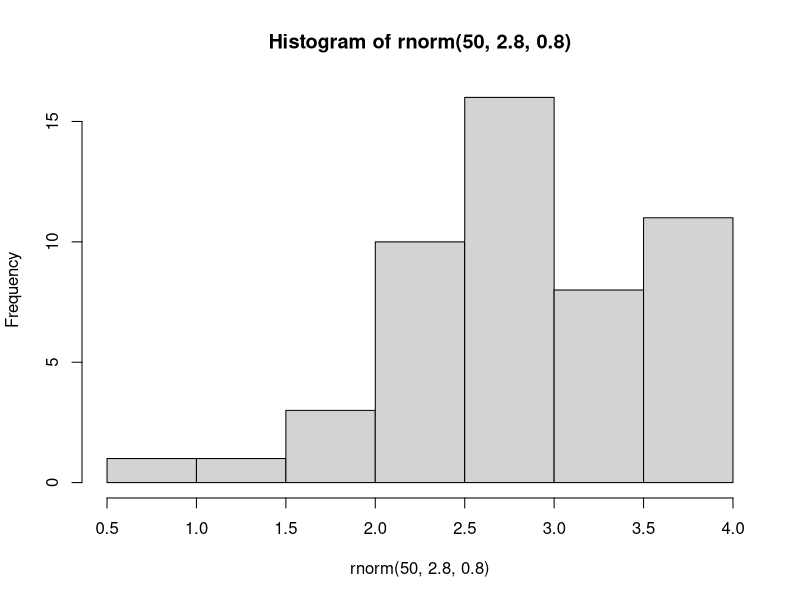
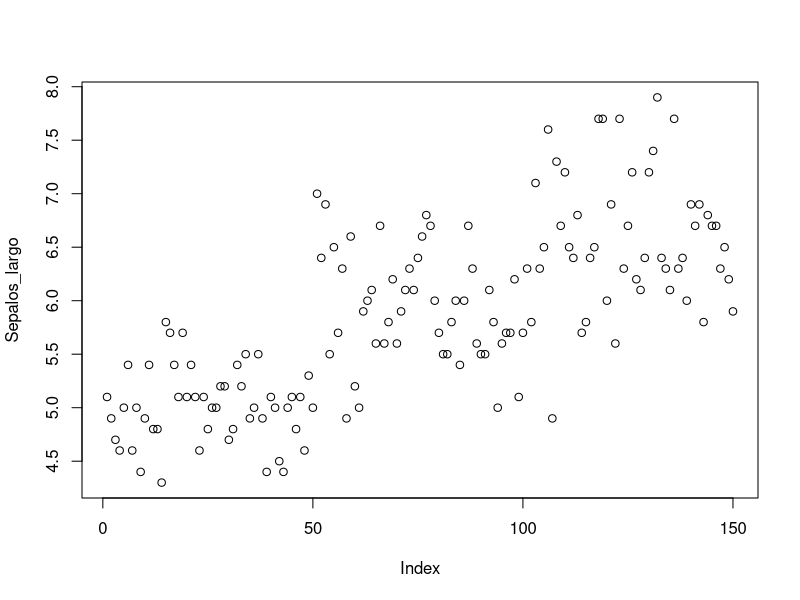
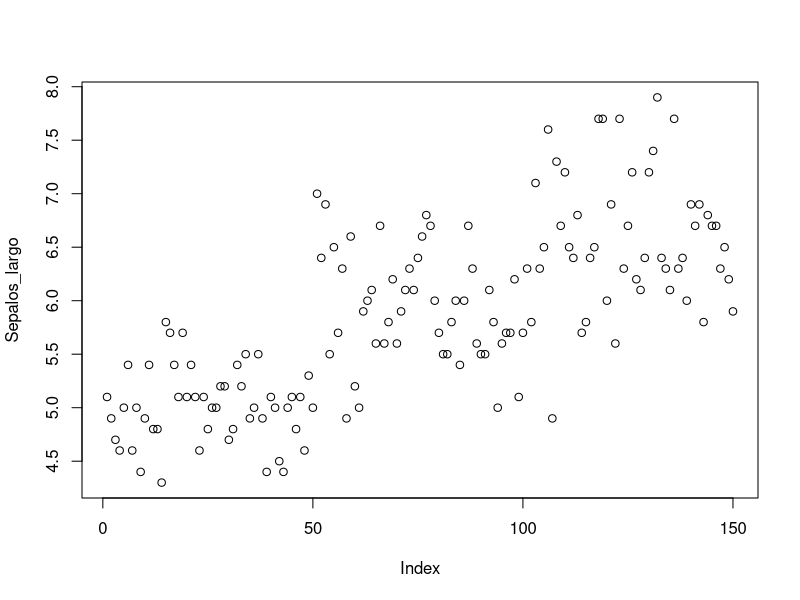
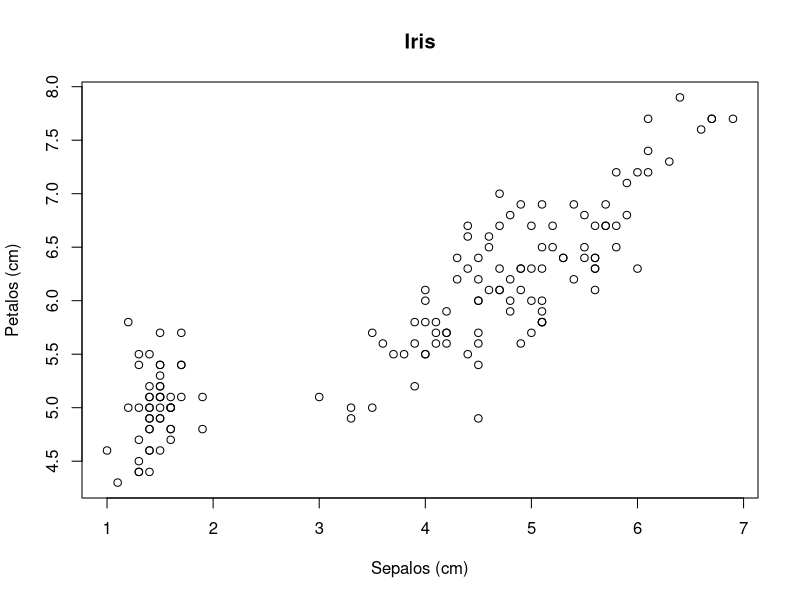
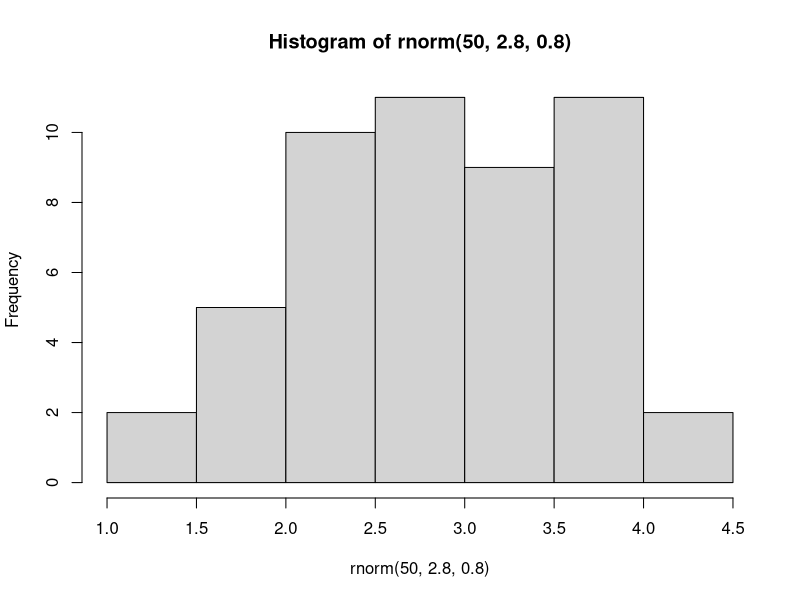
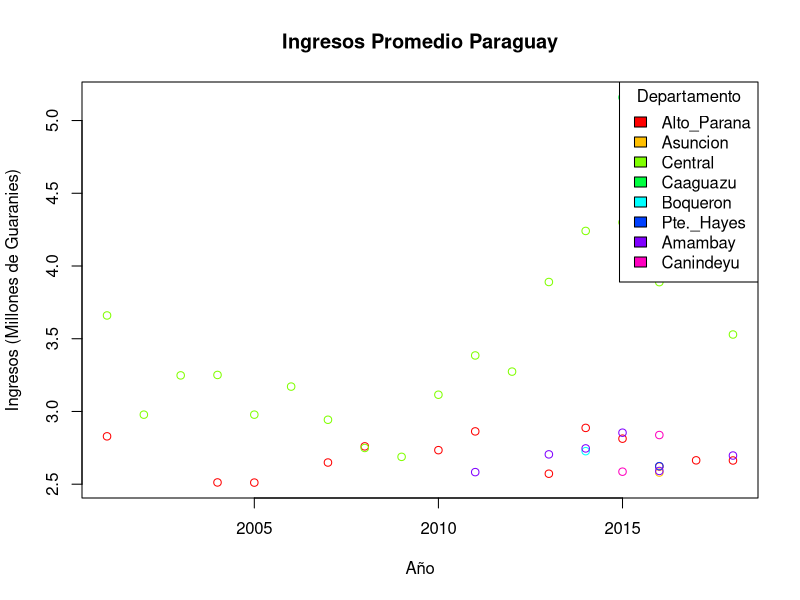

The R script that drew these images, in order:
## ---- chunk 1

###### Directorios de trabajo
#setwd("~/Users/lio/Git/Intro_R_2023")  #Mac
getwd() #Donde estamos trabajando?

# Comentarios
# comentario

## ---- chunk 2

#install.packages("tidyverse")
#install.packages("dplyr")
library(tidyverse)
library(dplyr) 
#update.packages() #actualiza todos los paquetes que tengas instalados

## ---- chunk 3
?print()
?lm #Busqueda Simple
??lm #Busqueda Amplia 
## ---- chunk 4
variable <- 42
variable
## ---- chunk 5
a <- 10
b <- 3
suma <- a + b
resta <- a - b
multiplicacion <- a * b
division <- a / b

print(suma)
division
## ---- chunk 6
x <- 5
y <- 10
resultado <- x > y
print(resultado)
## ---- chunk 7
condicion1 <- TRUE
condicion2 <- FALSE
resultado <- condicion1 & condicion2
print(resultado)
## ---- chunk 8

## Recuerda que R es un lenguaje sensible a mayúsculas y minúsculas
(10 + 2) * 5
x <- (10 + 2) * 5  # <- es equivalente a =
x <- NA
x <- c(8,9,10,12,14,10,13,10,9)

print(x)

## ---- chunk 9
# Ejemplos de vectores
numeric_vector <- c(1.5, 2.3, 4.0)
entero_vector <- c(1, 2, 3)
logico_vector <- c(TRUE, FALSE, TRUE)
caracteres_vector <- c("uno", "dos", "tres")

## ---- chunk 10
peso <- c(60, 72, 57, 90, 95, 72) 
altura <- c(1.75, 1.80, 1.65, 1.90, 1.74, 1.91)
imc <- peso/altura^2

print(imc)
## ---- chunk 11
X <- matrix(c(1, 2, 3, 11, 12, 13), nrow=2, ncol=3, byrow=TRUE, 
            dimnames=list(c("fila1", "fila2"), c("C.1", "C.2", "C.3")))

X

X <- matrix(c(10, 10, 10, 10, 10, 10), nrow=2, ncol=3, byrow=TRUE, 
            dimnames=list(c("fila1", "fila2"), c("C.1", "C.2", "C.3")))

## ---- chunk 12
rownames(X) #nombre de filas
colnames(X) #nombre de columnas
nrow(X) #Numero de filas
ncol(X) #numero de columnas
dim(X) #dimensiones
t(X) #trasponer
## ---- chunk 13
C.4 <- c(100, 1000) #crear vector para 4ta columna 
X1 <- cbind(X, C.4) #Agregar 4ta columna a X
fila3 <- c(10, 100, 1000) #crear fila 3
X2 <- rbind(X, fila3) #agregar fila 3 a X

X2
## ---- chunk 14
#Donde se fue la Columna 4 (C.4)?
X2 <- rbind(X, fila3) #agregar fila 3 a X
fila3 <- c(10, 100, 1000, 10000) #crear fila 3
X3 <- rbind(X1, fila3) #agregar fila 3 a X

X3
## ---- chunk 15
## Lista (grupos de cualquier tipo de objeto R)

lista_ejemplo <- list(numeric_vector, entero_vector, logico_vector, caracteres_vector)


lista_ejemplo
lista_ejemplo[[4]]

## ---- chunk 16
# Ejemplo de data frame
data_frame_ejemplo <- data.frame(
  Nombre = c("Juan", "Maria", "Carlos"),
  Edad = c(25, 30, 22),
  Casado = c(FALSE, TRUE, FALSE)
)
data_frame_ejemplo
## ---- chunk 17

## Marco de datos (Data Frame)
data <- data.frame(alpha=1:3, 
                   beta=4:6, gamma=7:9)
names(data)[3] <- "tres"
data$tres <- NULL

# Reordenar marco de datos
data <- data.frame(id=1:3, peso=c(50, 90, 75), 
                   tamaño=c("pequeño", "grande", "mediano"))
data[c(1, 3, 2)]
data[c("tamaño", "id", "peso")]

## ---- chunk 18
x <- factor(c("alpha", "beta", "gamma", "alpha", "beta"))
levels(x) #Distintos Valores unicos que puede tomar un factor
levels(x)[levels(x)=="beta"] <- "dos" #cambiamos beta por dos
levels(x)[3] <- "tres"  #cambiamos el tercer nivel por tres
levels(x) <- c("uno", "dos", "tres") #cambiamos todos los niveles por el vector
## ---- chunk 19
# Convertir objetos
data <- as.matrix(data) #Para convertir en Matriz

data


## ---- chunk 20
# Convertir objetos
data

data_1 <- as.numeric(data) 
#Para convertir en Matriz

data_1 
#Que paso con nuestros datos? 

## ---- chunk 21
# Convertir objetos

typeof(data)

data[,3] <- c(1,3,2)

data

# Convertir toda la matriz a tipo numérico
data_numeric <- as.numeric(data)

# Remodelar la matriz a sus dimensiones originales
dim(data_numeric) <- dim(data)

data_numeric
## ---- chunk 22
x <- 1:20 #Creamos un Objeto
x[3] <- 100 #introducir 100 en el lugar 3

x

x[c(2, 4)] <- 111 #Introcir 111 en el lugar 2 y 4

x

#Que tipo de objeto es x?
## ---- chunk 23
iris
## ---- chunk 24
head(iris[3]) #columna 3
head(iris[c(1, 2)])
head(iris[1,]) #Numero de fila
head(iris[,4])#Datos en Columna 4
head(iris[15,3])  #Numero de fila y columna
## ---- chunk 25
Sepalos_largo <- iris$Sepal.Length #en cm
Petalos_largo <- iris$Petal.Length #en cm

#Selleccionar vectores
Sepalos_largo > 6
Sepalos_largo[Sepalos_largo > 6]

## ---- chunk 26
Petalos_largo[Petalos_largo > 5]
Petalos_largo[Sepalos_largo > 6 & Petalos_largo > 6]
Petalos_largo[Sepalos_largo > 6 & Petalos_largo > 6]
## ---- chunk 27
1:10
seq(from=1, to=10, by=1)
seq(1, 10, 1)
seq(length=9, from=1, to=5)
seq(1, 3, length=7)
c(1, 2, 3, 4, 5)
rep(1, 30)
rep(1:3, 10)

## ---- chunk 28

rnorm(50,2.8,0.8) #n = observaciones, mean = media, sd = desviacion standart

#https://www.tutorialspoint.com/r/r_normal_distribution.htm
## ---- chunk 29
hist(rnorm(50,2.8,0.8))
## ---- chunk 30

plot(Sepalos_largo)
## ---- chunk 31

plot(Sepalos_largo, type="p")

## ---- chunk 32
plot(Sepalos_largo~Petalos_largo, main="Iris", xlab="Sepalos (cm)", ylab="Petalos (cm)")

## ---- chunk 33
hist(rnorm(50,2.8,0.8))

## ---- chunk 34
# Instalar y cargar tidyverse
#install.packages("tidyverse")
library(tidyverse)

# Crear un data frame de ejemplo
data <- data.frame(
  ID = c(1, 2, 3, 4, 5),
  Nombre = c("Juan", "María", "Carlos", "Ana", "Pedro"),
  Edad = c(25, 30, 22, 28, 35)
)

## ---- chunk 35

# Filtrar personas mayores de 25 años y seleccionar solo las columnas de ID y Nombre
resultado <- data %>%
  filter(Edad > 25) %>%
  select(ID, Nombre)

# Imprimir el resultado
print(resultado)

#https://rpubs.com/paraneda/tidyverse
## ---- chunk 36
## La separación decimal en R es . y no ,
#Datos en Millones de Guaranies
Ingreso <- read.csv("Datos/IngresoPromPoblacion_py.csv")
Ingreso <- read.table("Datos/IngresoPromPoblacion_py.csv", header=T,
                    na.strings = "4/", sep= ";", check.names = FALSE)

Ingreso
## ---- chunk 37
#Cambiar a datos largos
dato_largo <- Ingreso %>%
  gather(key = "year", value = "Cantidad", -Departamento) %>%
  mutate(year = as.integer(year))

dato_largo
## ---- chunk 38
#Limpiar Datos
# Recortar espacios en blanco en columnas
dato_largo$Departamento <- str_trim(dato_largo$Departamento) 

# Reemplzar espacios en blanco en columnas
dato_largo$Departamento <- str_replace(dato_largo$Departamento, ' ', '_') 

# Reemplazar ciertos valores
any(is.na(dato_largo))  # Verificar valores faltantes (NAs)
#dato_largo[is.na(dato_largo)] <- 0  # Reemplazar NAs con 0s
## ---- chunk 39
# Agrupar los datos por departamento y encontrar el departamento con el mayor ingreso promedio
Mayor_Departamento <- dato_largo %>%
  group_by(Departamento) %>%
  summarize(Cantidad_total = mean(Cantidad, na.rm = TRUE)) %>%
  slice(which.max(Cantidad_total)) %>%
  ungroup()
## ---- chunk 40
# Agrupar los datos por departamento y encontrar el departamento con el mayor ingreso promedio
Mayor_Departamento <- dato_largo %>%
  group_by(Departamento) %>%
  summarize(Cantidad_total = mean(Cantidad, na.rm = TRUE)) %>%
  slice(which.max(Cantidad_total)) %>%
  ungroup()

Mayor_Departamento
## ---- chunk 41
#Departamentos con ingresos mayor a 2.5 luego del 2000
resultados <- dato_largo %>%
  filter(Cantidad > 2.5 & year > 2000) %>%
  select(Departamento, year, Cantidad)

resultados
## ---- chunk 42
# Crear una paleta de colores
colores <- rainbow(length(unique(resultados$Departamento)))

# Graficar puntos
plot(resultados$Cantidad ~ resultados$year, 
     col = colores[as.factor(resultados$Departamento)], 
     main = "Ingresos Promedio Paraguay", 
     xlab = "Año", 
     ylab = "Ingresos (Millones de Guaranies)")

# Agregar líneas conectando los puntos
for (depto in unique(resultados$Departamento)) {
  datos_depto <- resultados[resultados$Departamento == depto, ]
  lines(datos_depto$year, datos_depto$Cantidad, col = colores[depto])
}

# Leyenda
legend("topright", 
       legend = unique(resultados$Departamento), 
       fill = colores, 
       title = "Departamento")


## ---- chunk 43
#Seleccionar Solo datos de Itapua
dato_largo_itapua <- dato_largo[dato_largo$Departamento == "Itapua", ]
Ingreso_Promedio_itapua <-  dato_largo_itapua$Cantidad

#Seleccionar Solo datos de Itapua
dato_largo_Boqueron <- dato_largo[dato_largo$Departamento == "Boqueron", ]
Ingreso_Promedio_Boqueron <-  dato_largo_Boqueron$Cantidad
